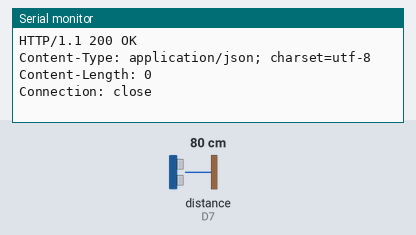
The sketch below on a simulated ESP8266 (NodeMCU). Parts: the last lines printed to the serial monitor. Wiring (inferred from the names in the program): ultrasonic range finder: trigger D6; echo D7. Inputs (shaded band) come from the test bench; at power-on: distance to the obstacle (sensor on D7) 80 cm. The echo pulse lasts 58.3 µs per cm; WiFi joins after 1.5 s; servers stay silent unless stated; uploads are accepted with an empty reply.

Above: at 2.7 s.
2.8 s: distance to the obstacle (sensor on D7) set to 2 cm
At 4.1 s:
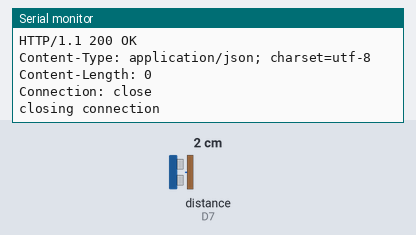
12.7 s: distance to the obstacle (sensor on D7) set to 4 cm
At 18.0 s:
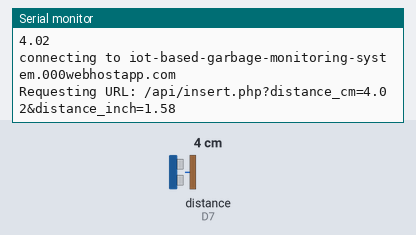
Timing chart, 0 to 19.5 s (numbered marks = the images above; inputs shaded):
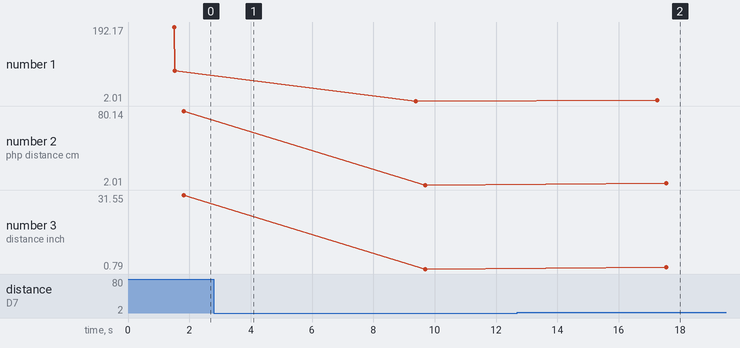

Measured:
- after the input at 12.7 s, the serial monitor: prints a new line after 4.6 s (image 2)
- plotted number 1: 80.14 → 2.01 after the input at 2.8 s, 2.01 → 4.02 after the input at 12.7 s
- plotted number 2: 80.14 → 2.01 after the input at 2.8 s, 2.01 → 4.02 after the input at 12.7 s
- plotted number 3: 31.55 → 0.79 after the input at 2.8 s, 0.79 → 1.58 after the input at 12.7 s

The sketch:

Garbage_Monitoring_System.ino
```cpp
#include <ESP8266WiFi.h>

#define echoPin D7 // Echo Pin for Ultrasonic Sensor
#define trigPin D6 // Trigger Pin Ultrasonic Sensor

float duration, distance; // Duration used to calculate distance


const char* ssid = "MERCUSYS_BD20"; // WiFi name
const char* password = ""; // WiFi passward
const char* host = "iot-based-garbage-monitoring-system.000webhostapp.com"; //website hosting page url

void setup() {
  Serial.begin(115200);
  delay(10);
  pinMode(trigPin, OUTPUT);
  pinMode(echoPin, INPUT);
  Serial.println();
  Serial.println();
  Serial.print("Connecting to ");
  Serial.println(ssid);

  //connecting wifi module to wifi
  WiFi.begin(ssid, password);
  while (WiFi.status() != WL_CONNECTED) {
    delay(500);
    Serial.print(".");
  }

  Serial.println("");
  Serial.println("WiFi connected");
  Serial.println("IP address: ");
  Serial.println(WiFi.localIP());
  Serial.print("Netmask: ");
  Serial.println(WiFi.subnetMask());
  Serial.print("Gateway: ");
  Serial.println(WiFi.gatewayIP());
}
void loop() {
  // The sensor is triggered by a HIGH pulse of 15 or more microseconds.
  // Give a short LOW pulse beforehand to ensure a clean HIGH pulse:
  digitalWrite(trigPin, LOW);
  delayMicroseconds(5);
  digitalWrite(trigPin, HIGH);
  delayMicroseconds(15);
  digitalWrite(trigPin, LOW);
  pinMode(echoPin, INPUT);
  duration = pulseIn(echoPin, HIGH);
  //Calculating the distance (in cm) based on the speed of sound.
  distance = duration/58.2;
  Serial.println(distance);
  //Delay 100ms before next reading.
  delay(100);
  //checking invalid measure
  if (isnan(distance)) {
    Serial.println("Failed to read from sensor!");
    return;
  }

  Serial.print("connecting to ");
  Serial.println(host);

  //building a tcp connection
  WiFiClient client;
  const int httpPort = 80;
  if (!client.connect(host, httpPort)) {
    Serial.println("connection failed");
    return;
  }

  //sending data to the hosting site by distance_cm and distance_inch variable
  String url = "/api/insert.php?distance_cm=" + String(distance) + "&distance_inch="+ String(distance*0.393701);
  Serial.print("Requesting URL: ");
  Serial.println(url);

  client.print(String("GET ") + url + " HTTP/1.1\r\n" +
               "Host: " + host + "\r\n" +
               "Connection: close\r\n\r\n");
  delay(500);

  while(client.available()){
    String line = client.readStringUntil('\r');
    Serial.print(line);
  }

  //closing connection
  Serial.println();
  Serial.println("closing connection");
  delay(6000);
}
```
